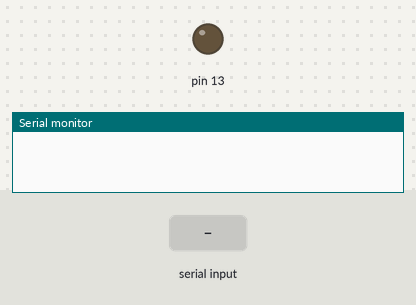
A sketch run on a simulated Arduino Uno, built with avr-gcc and run on an emulated ATmega328P. Shown: output pins drawn as LEDs (lit = HIGH), the last lines printed to the serial monitor. Inputs (shaded band) come from the test bench.

Above: at 1.2 s.
1.3 s: "0" received over the second serial link
At 2.5 s:
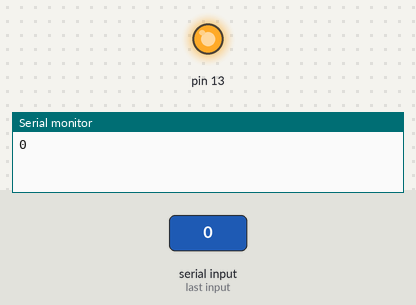
2.8 s: "1" received over the second serial link
At 3.8 s:
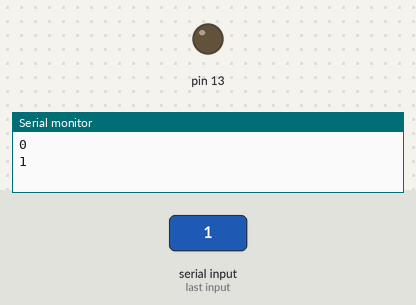
Timing chart, 0 to 5.8 s (numbered marks = the images above; inputs shaded):
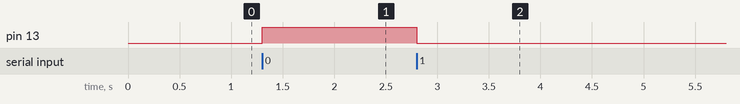

Measured:
- after the input at 1.3 s, pin 13: LOW → HIGH at once
- after the input at 2.8 s, pin 13: HIGH → LOW at once

The sketch:

HM-10.ino
```cpp
#include <SoftwareSerial.h>
//Initial pin number
const int bluetoothRX = 3;
const int bluetoothTX = 2;
//Define to use bluetooth module
SoftwareSerial ble ( bluetoothTX, bluetoothRX );
void setup() {
  Serial.begin ( 9600 );
  ble.begin ( 9600 );
  pinMode(13, OUTPUT);
}
void loop() {
  if ( ble.available() ) {
    char data = ble.read();
    Serial.println(data);

    if(data == '0'){
      digitalWrite(13, HIGH);

    }
    else if (data == '1'){
      digitalWrite(13, LOW);
    }
  }
}
```
